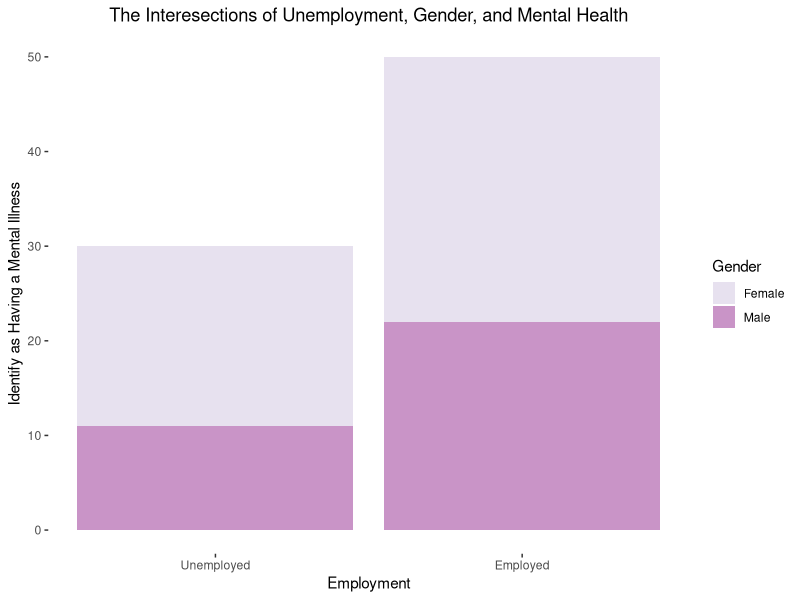

This figure's R source:
# Load the packages 
library(tidyverse)
library(ggplot2)
library(dplyr)
library(RColorBrewer) 

# Load the Unemployment and Mental Illness Survey data into a variable  
df <- read.csv("data/unemploymentdata.csv", stringsAsFactors = FALSE)

# Rename specific column names ("I.am.currently.employed.at.least.part.time"
# and ("I.identify.as.having.a.mental.illness") to Employed and Have_MentalIllness
colnames(df)[1] <- "Curr_Employed" 
colnames(df)[2] <- "Have_MentalIllness"

# How many people are employed? 
employment <- df %>% 
  summarize(
    employed = sum(Curr_Employed == 1), 
    unemployed = sum(Curr_Employed == 0), 
  )
employment

# How many people identify as having a mental illness? 
mentalillness <- df %>% 
  summarize(
    yes = sum(Have_MentalIllness == 1), 
    no = sum(Have_MentalIllness == 0), 
  )
mentalillness

blank_theme <- theme_bw() +
  theme(
    axis.line = element_blank(),        # remove axis lines
    plot.background = element_blank(),  # remove gray background
    panel.grid.major = element_blank(), # remove major grid lines
    panel.grid.minor = element_blank(), # remove minor grid lines
    panel.border = element_blank()      # remove border around plot
  )

stacked_barchart <- ggplot(df, aes(fill = Gender, y = Have_MentalIllness, x = Curr_Employed)) + 
  geom_bar(position = "stack", stat="identity") +
  scale_fill_brewer(palette = "PuRd")  +
  scale_x_continuous(breaks = seq(0, 1.0, by=1), 
                     labels = c("Unemployed", "Employed")) +
  blank_theme + 
  labs(x = "Employment", 
       y = "Identify as Having a Mental Illness", 
       title = "The Interesections of Unemployment, Gender, and Mental Health") +
  theme(plot.title = element_text(hjust = 0.5))  

print(stacked_barchart)

